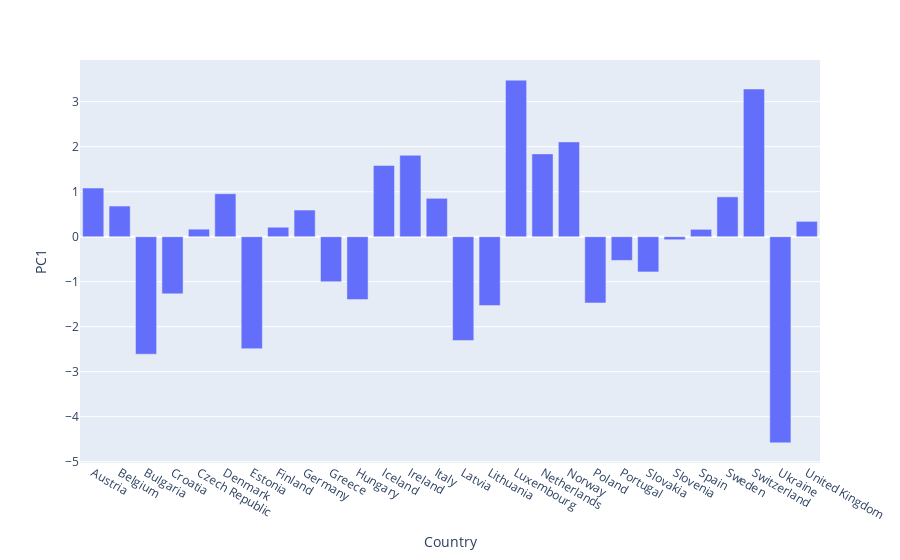

Notebook code for this chart:
### Markdown cell above
Si bien obsrevamos que la cargas en valor son iguales a las calculadas manualmente, vemos que la correlación es inversa.

### Code cell
#Gráfico de PC1 vs Países
fig= px.bar(x= df["Country"], y=components[:,0])
fig.update_layout(showlegend=False,
                     xaxis_title="Country",
    yaxis_title="PC1",)
fig.show()

### Figure 1 — Plotly figure (JSON) as saved in the notebook; plotly's stock layout.template omitted (floating-point values rounded to 4 significant figures)
{"data": [{"alignmentgroup": "True", "hovertemplate": "x=%{x}<br>y=%{y}<extra></extra>", "legendgroup": "", "marker": {"color": "#636efa", "pattern": {"shape": ""}}, "name": "", "offsetgroup": "", "orientation": "v", "showlegend": false, "textposition": "auto", "type": "bar", "x": ["Austria", "Belgium", "Bulgaria", "Croatia", "Czech Republic", "Denmark", "Estonia", "Finland", "Germany", "Greece", "Hungary", "Iceland", "Ireland", "Italy", "Latvia", "Lithuania", "Luxembourg", "Netherlands", "Norway", "Poland", "Portugal", "Slovakia", "Slovenia", "Spain", "Sweden", "Switzerland", "Ukraine", "United Kingdom"], "xaxis": "x", "y": [1.082, 0.6811, -2.61, -1.27, 0.1672, 0.9552, -2.488, 0.2106, 0.5924, -1.0, -1.397, 1.584, 1.809, 0.8532, -2.306, -1.53, 3.478, 1.84, 2.107, -1.472, -0.5265, -0.783, -0.06754, 0.1638, 0.8851, 3.282, -4.58, 0.3408], "yaxis": "y"}], "layout": {"autosize": true, "barmode": "relative", "legend": {"tracegroupgap": 0}, "margin": {"t": 60}, "showlegend": false, "xaxis": {"anchor": "y", "autorange": true, "domain": [0, 1], "range": [-0.5, 27.5], "title": {"text": "Country"}, "type": "category"}, "yaxis": {"anchor": "x", "autorange": true, "domain": [0, 1], "range": [-5.028, 3.926], "title": {"text": "PC1"}, "type": "linear"}}}
